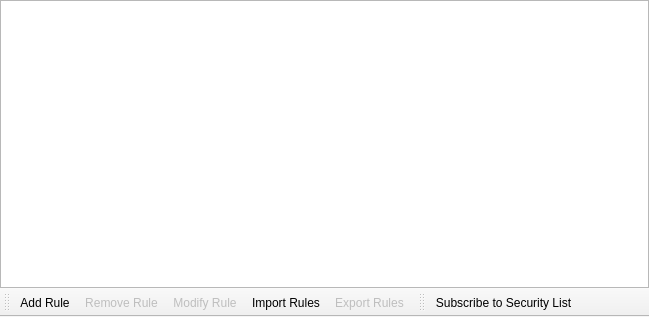
<?xml version="1.0" encoding="UTF-8"?>
<ui version="4.0">
 <class>WidgetSecurity</class>
 <widget class="QMainWindow" name="WidgetSecurity">
  <property name="geometry">
   <rect>
    <x>0</x>
    <y>0</y>
    <width>649</width>
    <height>317</height>
   </rect>
  </property>
  <property name="windowTitle">
   <string>Security</string>
  </property>
  <property name="windowIcon">
   <iconset resource="../Resource.qrc">
    <normaloff>:/Resource/Security/Security.png</normaloff>:/Resource/Security/Security.png</iconset>
  </property>
  <widget class="QWidget" name="centralwidget">
   <layout class="QVBoxLayout" name="verticalLayout">
    <property name="spacing">
     <number>0</number>
    </property>
    <property name="margin">
     <number>0</number>
    </property>
    <item>
     <widget class="QTableView" name="tableViewSecurity">
      <property name="focusPolicy">
       <enum>Qt::NoFocus</enum>
      </property>
      <property name="contextMenuPolicy">
       <enum>Qt::CustomContextMenu</enum>
      </property>
      <property name="editTriggers">
       <set>QAbstractItemView::NoEditTriggers</set>
      </property>
      <property name="tabKeyNavigation">
       <bool>false</bool>
      </property>
      <property name="showDropIndicator" stdset="0">
       <bool>false</bool>
      </property>
      <property name="alternatingRowColors">
       <bool>true</bool>
      </property>
      <property name="selectionBehavior">
       <enum>QAbstractItemView::SelectRows</enum>
      </property>
      <property name="showGrid">
       <bool>false</bool>
      </property>
      <property name="gridStyle">
       <enum>Qt::NoPen</enum>
      </property>
      <property name="sortingEnabled">
       <bool>true</bool>
      </property>
      <property name="cornerButtonEnabled">
       <bool>false</bool>
      </property>
      <attribute name="horizontalHeaderStretchLastSection">
       <bool>true</bool>
      </attribute>
      <attribute name="verticalHeaderVisible">
       <bool>false</bool>
      </attribute>
      <attribute name="verticalHeaderDefaultSectionSize">
       <number>20</number>
      </attribute>
      <attribute name="verticalHeaderHighlightSections">
       <bool>false</bool>
      </attribute>
      <attribute name="verticalHeaderMinimumSectionSize">
       <number>14</number>
      </attribute>
     </widget>
    </item>
   </layout>
  </widget>
  <widget class="QToolBar" name="toolBarControls">
   <property name="contextMenuPolicy">
    <enum>Qt::PreventContextMenu</enum>
   </property>
   <property name="windowTitle">
    <string>toolBar</string>
   </property>
   <property name="iconSize">
    <size>
     <width>16</width>
     <height>16</height>
    </size>
   </property>
   <property name="toolButtonStyle">
    <enum>Qt::ToolButtonTextBesideIcon</enum>
   </property>
   <property name="floatable">
    <bool>false</bool>
   </property>
   <attribute name="toolBarArea">
    <enum>BottomToolBarArea</enum>
   </attribute>
   <attribute name="toolBarBreak">
    <bool>false</bool>
   </attribute>
   <addaction name="actionSecurityAddRule"/>
   <addaction name="actionSecurityRemoveRule"/>
   <addaction name="actionSecurityModifyRule"/>
   <addaction name="actionSecurityImportRules"/>
   <addaction name="actionSecurityExportRules"/>
  </widget>
  <widget class="QToolBar" name="toolBarSubscribe">
   <property name="contextMenuPolicy">
    <enum>Qt::PreventContextMenu</enum>
   </property>
   <property name="windowTitle">
    <string>toolBar_2</string>
   </property>
   <property name="iconSize">
    <size>
     <width>16</width>
     <height>16</height>
    </size>
   </property>
   <property name="toolButtonStyle">
    <enum>Qt::ToolButtonTextBesideIcon</enum>
   </property>
   <property name="floatable">
    <bool>false</bool>
   </property>
   <attribute name="toolBarArea">
    <enum>BottomToolBarArea</enum>
   </attribute>
   <attribute name="toolBarBreak">
    <bool>false</bool>
   </attribute>
   <addaction name="actionSubscribeSecurityList"/>
  </widget>
  <action name="actionSecurityAddRule">
   <property name="icon">
    <iconset resource="../Resource.qrc">
     <normaloff>:/Resource/Security/AddRule.png</normaloff>:/Resource/Security/AddRule.png</iconset>
   </property>
   <property name="text">
    <string>Add Rule</string>
   </property>
   <property name="toolTip">
    <string>Add Rule</string>
   </property>
  </action>
  <action name="actionSecurityRemoveRule">
   <property name="enabled">
    <bool>false</bool>
   </property>
   <property name="icon">
    <iconset resource="../Resource.qrc">
     <normaloff>:/Resource/Security/RemoveRule.png</normaloff>:/Resource/Security/RemoveRule.png</iconset>
   </property>
   <property name="text">
    <string>Remove Rule</string>
   </property>
   <property name="toolTip">
    <string>Remove Rule</string>
   </property>
  </action>
  <action name="actionSecurityModifyRule">
   <property name="enabled">
    <bool>false</bool>
   </property>
   <property name="icon">
    <iconset resource="../Resource.qrc">
     <normaloff>:/Resource/Security/ModifyRule.png</normaloff>:/Resource/Security/ModifyRule.png</iconset>
   </property>
   <property name="text">
    <string>Modify Rule</string>
   </property>
   <property name="toolTip">
    <string>Modify Rule</string>
   </property>
  </action>
  <action name="actionSecurityImportRules">
   <property name="icon">
    <iconset resource="../Resource.qrc">
     <normaloff>:/Resource/Security/ImportRules.png</normaloff>:/Resource/Security/ImportRules.png</iconset>
   </property>
   <property name="text">
    <string>Import Rules</string>
   </property>
   <property name="toolTip">
    <string>Import Rules</string>
   </property>
  </action>
  <action name="actionSecurityExportRules">
   <property name="enabled">
    <bool>false</bool>
   </property>
   <property name="icon">
    <iconset resource="../Resource.qrc">
     <normaloff>:/Resource/Security/ExportRules.png</normaloff>:/Resource/Security/ExportRules.png</iconset>
   </property>
   <property name="text">
    <string>Export Rules</string>
   </property>
   <property name="toolTip">
    <string>Export Rules</string>
   </property>
  </action>
  <action name="actionSubscribeSecurityList">
   <property name="icon">
    <iconset resource="../Resource.qrc">
     <normaloff>:/Resource/Security/SubscribeRules.png</normaloff>:/Resource/Security/SubscribeRules.png</iconset>
   </property>
   <property name="text">
    <string>Subscribe to Security List</string>
   </property>
  </action>
 </widget>
 <resources>
  <include location="../Resource.qrc"/>
 </resources>
 <connections/>
</ui>
